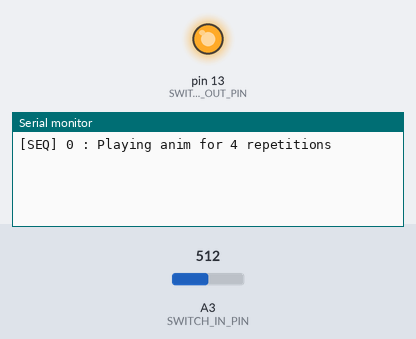
A sketch run on a simulated Arduino Uno, built with avr-gcc and run on an emulated ATmega328P. Shown: output pins drawn as LEDs (lit = HIGH), the last lines printed to the serial monitor. The test bench sets the inputs (shaded band); at power-on: A3 (SWITCH_IN_PIN) = 512. Pins used as bus, display or sensor lines are not drawn.

Above: at 1.2 s.
1.3 s: A3 (SWITCH_IN_PIN) set to 1023
At 2.1 s:
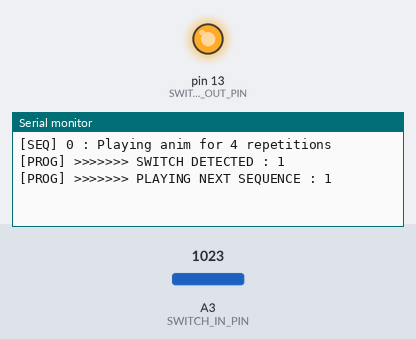
At 3.8 s:
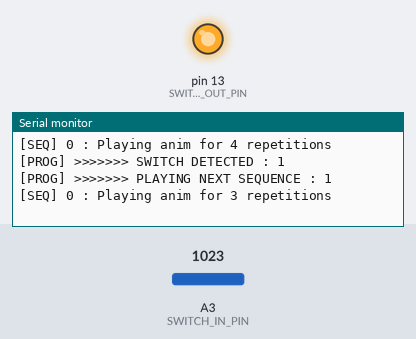
Timing chart, 0 to 5.3 s (numbered marks = the images above; inputs shaded):
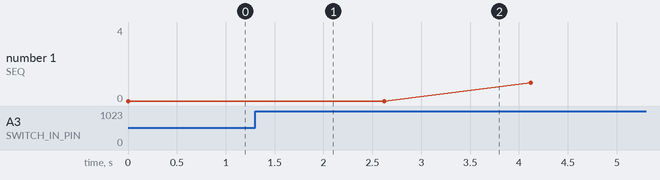

The sketch:

leds.ino
```cpp
#include "Low.h"
#include "Mid.h"

#include "Plan.h"
#include "Anim.h"
#include "Sequence.h"


// ==========================================
// SETUP
// ==========================================

void setup()
{

    pinMode(DATA_PIN, OUTPUT);
    pinMode(CLOCK_PIN, OUTPUT);
    pinMode(DATA_OSC_PIN, INPUT);
    pinMode(CLOCK_OSC_PIN, INPUT);
    pinMode(SWITCH_OUT_PIN, OUTPUT);

    // write first things
    digitalWrite(SWITCH_OUT_PIN, HIGH);
    digitalWrite(DATA_PIN, LOW);
    digitalWrite(CLOCK_PIN, LOW);

    // initialize few things
    Serial.begin(115200);
    lastSample = micros();
    refreshSwitch(); // set the LAST_SWITCH to the current switch status
}


// ==========================================
// MAIN LOOP
// ==========================================

const SequenceRef programs[] =
{
    build(circlified_idle),
    build(losanjina),
    build(wavy)
};
int current_seq = 0;

void loop()
{
    if (current_seq >= PROG_COUNT)
    {
        // means it is off
        if (refreshSwitch())
        {
            current_seq = 0;
            if (LOG_PROG && current_seq >= PROG_COUNT) { Serial.println("[PROG] >>>>>>> ON"); }
            playAnim(prog_indicators[0]);
        }
        return;
    }

    SequenceRef seq = programs[current_seq];

    int seq_result = seq.play();
    if (seq_result == 1)
    {
        current_seq++;

        if (current_seq >= PROG_COUNT)
        {
            // we want to turn off
            if (LOG_PROG) { Serial.println("[PROG] >>>>>>> OFF"); }
            playAnim(ind_off);
            playAnim(off);
            return;
        }

        // will automatically play next seq next loop
        if (LOG_PROG) { Serial.println("[PROG] >>>>>>> PLAYING NEXT SEQUENCE : " + String(current_seq)); }
        playAnim(prog_indicators[current_seq]);
    }
}
```

Anim.h
```cpp
#ifndef ANIM_H
#define ANIM_H

#include <Arduino.h>
#include "Plan.h"
#include "Low.h"

template <size_t N>
struct Anim {
    Plan plans[N];
    unsigned long times[N]; // nb of tick per plan. tick default is 1 ms
};


template <size_t N, size_t M>
Anim<N + M> operator|(const Anim<N>& a, const Anim<M>& b)
{
    Anim<N + M> result;

    for (size_t i = 0; i < N; i++)
    {
        result.plans[i] = a.plans[i];
        result.times[i] = a.times[i];
    }

    for (size_t i = 0; i < M; i++)
    {
        result.plans[N + i] = b.plans[i];
        result.times[N + i] = b.times[i];
    }

    return result;
}


// ==========================================
// ANIMS DEFINITIONS
// ==========================================

// base anims
const Anim<1> sec_off = { { OFF }, { 2500 } };
const Anim<1> sec_on = { { ON }, { 2500 } };
const Anim<1> on = { { ON }, { 100 } };
const Anim<1> off = { { OFF }, { 100 } };
const Anim<1> circly = { { CIRCLE }, { 100 } };
const Anim<1> losanj = { { LOSANJ }, { 100 } };
const Anim<1> squary = { { SQUARE }, { 100 } };
const Anim<4> vfd_blink = { { VFD, OFF, VFD, OFF }, { 500*2.5 , 100*2.5 , 50*2.5 , 3000 } };
const Anim<4> DR_blink = { { LED_DR, OFF, LED_DR, OFF }, { 300 , 100 , 50 , 100 } };
const Anim<5> full_blink = { { VFD, ON, OFF, ON, TRI_U }, { 100 , 50, 150, 400 , 200 } };
const Anim<6> squary_blink = { { SQUARE, SQUAR8 - LED_UR, OFF, SQUAR8, DIAG_UR, OFF }, { 100 , 50, 150, 250 , 300, 200 } };

// faded anims (appears less bright)
const Anim<2> on_10 = { { ON, OFF }, { 1,10 } };
const Anim<2> on_5 = { { ON, OFF }, { 1,20 } };
const Anim<2> losanj_5 = { { LOSANJ, OFF }, { 1,20 } };

// triangle / loops anims
const Anim<8> triangulate = {
  { TRI_DR, TRI_D, TRI_DL, TRI_L, TRI_UL, TRI_U, TRI_UR, TRI_R },
  { 100 , 100, 100, 100 , 100 , 100 ,100 , 100 }
};
const Anim<8> loop_inverse = {
  { LED_DR, LED_R , LED_UR , LED_U , LED_UL , LED_L , LED_DL , LED_D  },
  { 150 , 150 , 150 , 150 , 150 , 150 , 150 , 150 },
};
const Anim<8> loop_clockwise = {
  { LED_DR , LED_D , LED_DL , LED_L , LED_UL , LED_U , LED_UR , LED_R },
  { 150 , 150 , 150 , 150 , 150 , 150 , 150 , 150 },
};

// complexes anims
const Anim<7> force = {
  { LED_UL, TRI_UL, TRI_UL | CIRCLE , CIRCLE | DIAG_UL | DIAG_DR, CIRCLE | TRI_DR, TRI_DR, LED_DR },
  { 100 , 90, 75, 50 , 75 , 90 , 100 }
};
const Anim<20> force2 = {
  { OFF, LED_UL, OFF, LED_UL, TRI_UL, TRI_UL | CIRCLE , CIRCLE | DIAG_UL | DIAG_DR, CIRCLE | TRI_DR, TRI_DR, LED_DR ,
	OFF | VFD, LED_DR | VFD, OFF | VFD, LED_DR, TRI_DR, TRI_DR | CIRCLE , CIRCLE /* | DIAG_UL | DIAG_DR */, CIRCLE | TRI_UL, TRI_UL, LED_UL ,
  },
  { 800, 500, 100, 100 , 90, 75, 50 , 75 , 90 , 100,
	800, 500, 100, 100 , 90, 75, 50 , 75 , 90 , 100
  }
};
const Anim<7> on_to_UL = {
    {
        NO_VFD,
        NO_VFD - LED_DR,
        NO_VFD - TRI_DR,
        CIRCLE | TRI_UL | LED_DL | LED_UR,
        TRI_UL | CIRCLE,
        TRI_UL,
        LED_UL
    },
    { 250,250,250,250,250,250,250 }
};


// prog indicators
const Anim<1> ind_1 = { { LED_UL }, { 2500 } };
const Anim<1> ind_2 = { { LED_U }, { 2500 } };
const Anim<1> ind_3 = { { LED_UR }, { 2500 } };
const Anim<1> ind_4 = { { LED_L }, { 2500 } };
const Anim<1> ind_5 = { { LED_R }, { 2500 } };
const Anim<1> ind_6 = { { LED_DL }, { 2500 } };
const Anim<1> ind_7 = { { LED_D }, { 2500 } };
const Anim<1> ind_8 = { { LED_DR }, { 2500 } };
const Anim<1> ind_9 = { { VFD }, { 2500 } };
const Anim<1> ind_off = { { CIRCLE }, { 2500 } };
const Anim<1> prog_indicators[] =
{
    ind_1,
    ind_2,
    ind_3,
    ind_4,
    ind_5,
    ind_6,
    ind_7,
    ind_8,
    ind_9
};


// ==========================================
// ANIM REF (needed to create sequences of different sized anims)
// ==========================================

// Reference to an animation of any size
struct AnimRef {
    const void* data;
    size_t count;
    void (*play)(const void* data);
};

// Function that plays a specific animation size
template <size_t N>
void playAnim(const void* data)
{
    const Anim<N>& anim =
        *static_cast<const Anim<N>*>(data);
    playAnim(anim);
}
template <size_t N>
void playAnim(const Anim<N>& anim)
{
    for (size_t i = 0; i < N; i++)
    {
        uint16_t pattern = planToBU2090(anim.plans[i]);
        sendBU2090(pattern);
        if (LOG_ANIM) { Serial.println("[ANIM] " + String(i) + " : " + String((uint16_t)pattern, HEX) + ".  Now waiting for " + String(anim.times[i]) + " ticks   (" + String((anim.times[i] * tick) / 1000) + " ms)"); }
        waitAndSample(anim.times[i] * tick);
    }
}

// Converts any Anim<N> into an AnimRef
template <size_t N>
AnimRef build(const Anim<N>& anim)
{
    return {
        &anim,
        N,
        playAnim<N>
    };
}

const AnimRef anim_off = build(off);


#endif
```

Low.h
```cpp
#ifndef LOW_H
#define LOW_H

#include <Arduino.h>


/*

PINS

*/

// MAIN PINS, CONNECTED TO THE BOARD
const int DATA_PIN = 9;
const int CLOCK_PIN = 2;

// OSCILLO PINS, FOR DEBUG ONLY
const int DATA_OSC_PIN = 10;
const int CLOCK_OSC_PIN = 3;


// SWITCH PINS
const int SWITCH_IN_PIN = A3;
const int SWITCH_OUT_PIN = 13;


/*

SWITCH & PROGRAMS

*/

// Constants
const float V_REF = 5.0;     // Analog reference voltage (e.g., 5V or 3.3V)
const float R_BITS = 10.0;   // ADC resolution (bits)
const float ADC_STEPS = (1 << int(R_BITS)) - 1; // Number of steps (2^R_BITS - 1)


bool LAST_SWITCH = 0;
const int PROG_COUNT = 3;


/*

PACKET TIMING & OSCILLO

*/

// TOGGLE THE OSCILLO
const bool SEND_PROCESSING_PACKETS = false;
// activating the above bool will automatically
// multiply the 4 below values by 100
// to see the oscillo on the processing script
const unsigned long DATA_SETUP_US = 5;
const unsigned long CLOCK_HIGH_US = 20;
const unsigned long DATA_LATCH_US = 5;
const unsigned long CLOCK_LOW_US = 10;

// processing oscillo useful variables
const unsigned long SAMPLE_INTERVAL = 1000;
unsigned long lastSample = 0;
uint16_t currentPattern = 0;

/*

ANIM TIMING

*/


// ANIM TIMINGS
const unsigned long ms = 1000;
const unsigned long tick = 400;


/*

LOGS

*/

const bool LOG_ANIM = false;
const bool LOG_SWITCH = false;
const bool LOG_SEQ = true;
const bool LOG_PROG = true;


// ==========================================
// SEND SIGNALS TO PROCESSING
// ==========================================

void oscilloDigital()
{

  if (!SEND_PROCESSING_PACKETS) { return; }

  byte clockValue = digitalRead(CLOCK_OSC_PIN);
  byte dataValue = digitalRead(DATA_OSC_PIN);


  Serial.write(0xAA);
  Serial.write(clockValue);
  Serial.write(dataValue);

  // Current 12-bit pattern: low byte, then high byte
  Serial.write((byte)(currentPattern & 0xFF));
  Serial.write((byte)(currentPattern >> 8));
}


// ==========================================
// WAIT WHILE SAMPLING
// ==========================================

void waitAndSample(unsigned long durationUs) {

  unsigned long start = micros();

  while ((unsigned long)(micros() - start) < durationUs) {

    unsigned long now = micros();

    if ((unsigned long)(now - lastSample) >= SAMPLE_INTERVAL) {

      lastSample = now;
      oscilloDigital();
    }
  }
}


// ==========================================
// CHECK SWITCH STATUS
// ==========================================
bool refreshSwitch()
{
    bool switch_is_on = true;
    int nb_reps = 30;
    for (int i=0;i<nb_reps;i++)
    {
        int new_switch = analogRead(SWITCH_IN_PIN);

        int rawValue = analogRead(SWITCH_IN_PIN); // Read the analog input
        float voltage = (rawValue / ADC_STEPS) * V_REF; // Convert to voltage
        if (LOG_SWITCH) { Serial.println("[SWITCH] reading switch : " + String(i) + " with voltage : " + String(voltage)); }
        if (voltage < 4.90)
        {
            switch_is_on = false;
            break;
        }
    }
    bool switch_was_toggled = false;

    // if (LOG_SWITCH) { Serial.println("[SWITCH] last switch : " + String(LAST_SWITCH) + "    | voltage : " + String(voltage)); }
    if (switch_is_on != LAST_SWITCH)
    {
        switch_was_toggled = true;
        if (LOG_PROG) { Serial.println("[PROG] >>>>>>> SWITCH DETECTED : " + String(switch_is_on)); }
    }
    LAST_SWITCH = switch_is_on;
    return switch_was_toggled;
}

// ==========================================
// BU2090F TRANSMISSION
// ==========================================

void sendBU2090(uint16_t pattern) {

  currentPattern = pattern & 0x0FFF;
  unsigned long time_mult = 1;
  if (SEND_PROCESSING_PACKETS) { time_mult = 100; }

  digitalWrite(CLOCK_PIN, LOW);

  for (int i = 11; i >= 0; i--) {

    byte bitValue = (currentPattern >> i) & 0x01;

    digitalWrite(DATA_PIN, bitValue);
    waitAndSample(DATA_SETUP_US * time_mult);

    // Rising edge: shift bit
    digitalWrite(CLOCK_PIN, HIGH);
    waitAndSample(CLOCK_HIGH_US * time_mult);

    if (i == 0) {
      digitalWrite(DATA_PIN, HIGH);
    } else {
      digitalWrite(DATA_PIN, LOW);
    }

    waitAndSample(DATA_LATCH_US * time_mult);

    // Falling edge
    digitalWrite(CLOCK_PIN, LOW);

    if (i == 0) {

      waitAndSample(DATA_LATCH_US * time_mult);

      digitalWrite(DATA_PIN, LOW);

      waitAndSample((CLOCK_LOW_US - DATA_LATCH_US) * time_mult);

    } else {

      waitAndSample(CLOCK_LOW_US * time_mult);
    }
  }

  digitalWrite(DATA_PIN, LOW);
  waitAndSample(DATA_SETUP_US * time_mult);
}

#endif
```

Mid.h
```cpp
#ifndef MID_H
#define MID_H

#include <Arduino.h>
#include "Low.h"
#include "Plan.h"
#include "Anim.h"


// ==========================================
// HELPERS METHODS
// ==========================================

uint16_t translate(uint16_t pattern, int delta)
{
	int32_t result = (int32_t)pattern + delta;

	result = ((result % 4096) + 4096) % 4096;

	return (uint16_t)result;
}
int translate(int thing, int delta, int max_count)
{
	int new_thing = thing + delta;

	if (new_thing >= max_count)
	{
		while (new_thing >= max_count)
		{
			new_thing -= max_count;
		}
	}
	else if (new_thing < 0)
	{
		while (new_thing < 0)
		{
			new_thing += max_count;
		}
	}

	return constrain(new_thing, 0, max_count);
}

// ==========================================
// CONVERSION METHODS
// ==========================================

uint16_t ledsToBU2090(uint16_t leds)
{
	// StarL with all LEDs OFF (active-low)
	uint16_t pattern = 0x0FFF;

	// Input bit -> BU2090 output bit
	const uint8_t mapping[10] = {
		0,  // C
		1,  // VFD
		8,  // DR
		2,  // D
		3,  // DL
		4,  // L
		6,  // UL
		7,  // U
		9,  // UR
		10  // R
	};

	for (uint8_t i = 0; i < 10; i++)
	{
		if (leds & (1U << i))
		{
			// Clear the corresponding output bit (LED ON)
			pattern &= ~(1U << mapping[i]);
		}
	}

	return pattern;
}

uint16_t planToBU2090(const Plan& plan)
{
	uint16_t leds = plan.leds;

	// Input order: C, VFD, DR, D, DL, L, UL, U, UR, R
	uint16_t input = leds << 2;

	if (plan.C)
		input |= (1U << 0);

	if (plan.VFD)
		input |= (1U << 1);

	return ledsToBU2090(input);
}


// ==========================================
// ANIMATION METHODS
// ==========================================

void singlePlan(Plan plan)
{
	sendBU2090(planToBU2090(plan));
	waitAndSample(500*ms);
}


template <size_t N>
void animate(const Plan (&anim)[N])
{
	int i = 0;
	int count = N;
	while (1)
	{
		uint16_t currentPattern = planToBU2090(anim[i]);
		sendBU2090(currentPattern);
		i = translate(i, 1, count);
		if (LOG_ANIM) { Serial.println("[ANIM] " + String(i) + " : " + String((uint16_t)currentPattern, HEX)); }
		waitAndSample(500*ms); // default time delay
	}
}

template <size_t N, size_t M>
void animate(const Plan (&anim)[N], const int (&timings)[M])
{
	if (N != M)
	{
		Serial.println("[ERROR] Could not play anim since the timings table does not have the same size as the plans one");
		return;
	}

	int i = 0;
	int count = N;
	while (1)
	{
		uint16_t currentPattern = planToBU2090(anim[i]);
		sendBU2090(currentPattern);
		if (LOG_ANIM) { Serial.println("[ANIM] " + String(i) + " : " + String((uint16_t)currentPattern, HEX)); }
		waitAndSample(timings[i]*tick);
		i = translate(i, 1, count);
	}
}

template <size_t N>
void animate(const Anim<N>& anim)
{
	size_t i = 0;
	while (i < N)
	{
		uint16_t pattern = planToBU2090(anim.plans[i]);
		sendBU2090(pattern);
		// if (LOG_ANIM) { Serial.println("[ANIM] " + String(i) + " : " + String((uint16_t)pattern, HEX) + ".  Now waiting for " + String()); }
		waitAndSample(anim.times[i]*tick);
		i = (i + 1) % N;
	}
}


#endif
```

Plan.h
```cpp
#ifndef PLAN_H
#define PLAN_H

#include <Arduino.h>

struct Plan {
    uint8_t leds;  // DR, D, DL, L, UL, U, UR, R
    bool C;
    bool VFD;
};

inline Plan operator|(const Plan& a, const Plan& b)
{
    Plan result;

    result.leds = a.leds | b.leds;
    result.C = a.C || b.C;
    result.VFD = a.VFD || b.VFD;

    return result;
}

inline Plan operator&(const Plan& a, const Plan& b)
{
    Plan result;

    result.leds = a.leds & b.leds;
    result.C = a.C && b.C;
    result.VFD = a.VFD && b.VFD;

    return result;
}

inline Plan operator-(const Plan& a, const Plan& b)
{
    Plan result;

    result.leds = a.leds & ~b.leds;
    result.C = a.C && !b.C;
    result.VFD = a.VFD && !b.VFD;

    return result;
}

// DR to R bit positions
#define DR  (1U << 0)
#define D   (1U << 1)
#define DL  (1U << 2)
#define L   (1U << 3)
#define UL  (1U << 4)
#define U   (1U << 5)
#define UR  (1U << 6)
#define R   (1U << 7)
#define ALL   0xFF
#define NONE   0x00


// ==========================================
// PLANS DEFINITIONS
// ==========================================


// BASICS
const Plan ON = { ALL, true, true };
const Plan OFF = { 0, false, false };
const Plan CIRCLE = { NONE, true, false };
const Plan VFD = { NONE, false, true };

// 1 LED
const Plan LED_R = { R, false, false };
const Plan LED_UR = { UR, false, false };
const Plan LED_U = { U, false, false };
const Plan LED_UL = { UL, false, false };
const Plan LED_L = { L, false, false };
const Plan LED_DL = { DL, false, false };
const Plan LED_D = { D, false, false };
const Plan LED_DR = { DR, false, false };

// LINES
const Plan LINE_LR = { L | R, false, false };
const Plan LINE_DU = { D | U, false, false };
const Plan LINE_U = { UL | U | UR, false, false };
const Plan LINE_D = { DL | D | DR, false, false };

// DIAGONALES
const Plan DIAG_UL = { U | L, false, false };
const Plan DIAG_UR = { U | R, false, false };
const Plan DIAG_DR = { D | R, false, false };
const Plan DIAG_DL = { D | L, false, false };

// TRIANGLES
const Plan TRI_UL = DIAG_UL | LED_UL;
const Plan TRI_UR = DIAG_UR | LED_UR;
const Plan TRI_DR = DIAG_DR | LED_DR;
const Plan TRI_DL = DIAG_DL | LED_DL;
const Plan TRI_U = LINE_LR | LED_U;
const Plan TRI_D = LINE_LR | LED_D;
const Plan TRI_R = LINE_DU | LED_R;
const Plan TRI_L = LINE_DU | LED_L;

// SQUARES
const Plan LOSANJ = LED_D | LED_L | LED_U | LED_R;
const Plan SQUARE = LED_DR | LED_DL | LED_UL | LED_UR;
const Plan SQUAR8 = SQUARE | LOSANJ;
const Plan NO_VFD = ON - VFD;


#endif
```

Source omitted: Sequence.h (3004 bytes)

Measured:
- after the input at 1.3 s, the serial monitor: prints a new line after 0.32 s (image 1)
